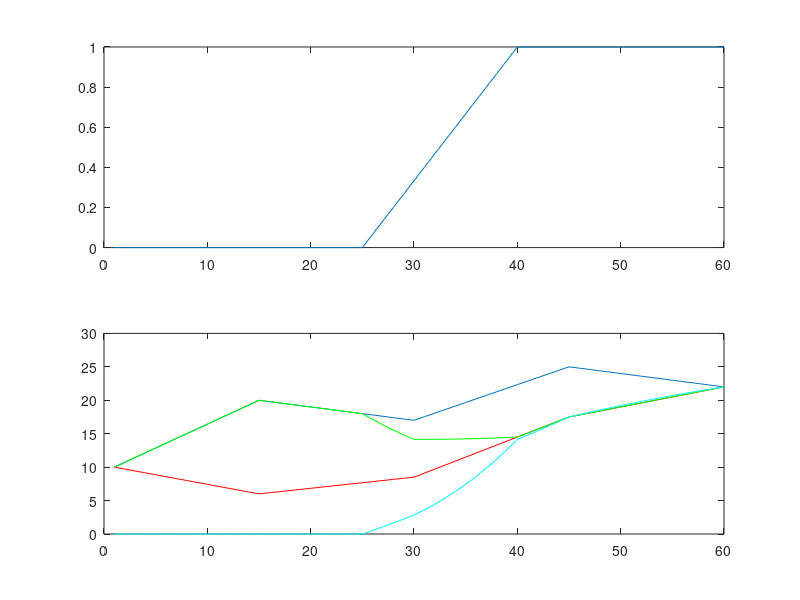

MATLAB code for this plot: (Note: this script raises an error after producing the figure.)
%% N Base
N = linspace(10,20,15);
tmp = linspace(20,17,16);
N = [N tmp(2:end)];
tmp = linspace(17,25,16);
N = [N tmp(2:end)];
tmp = linspace(25,22,16);
N = [N tmp(2:end)];

%% N reduced
Nred = linspace(10,0.3*20,15);
tmp = linspace(0.3*20,0.5*17,16);
Nred = [Nred tmp(2:end)];
tmp = linspace(0.5*17,25*0.7,16);
Nred = [Nred tmp(2:end)];
tmp = linspace(25*0.7,22,16);
Nred = [Nred tmp(2:end)];
%%
pp = linspace(1,0.3,15);
tmp = linspace(0.3,0.5,16);
pp = [pp tmp(2:end)];
tmp = linspace(0.5,0.7,16);
pp = [pp tmp(2:end)];
tmp = linspace(0.7,1,16);
pp = [pp tmp(2:end)];
%%
clf
a = zeros(1,length(N));
a(25:40) = linspace(0,1,16);
a(41:end) = 1;
subplot(2,1,1);plot(a)
subplot(2,1,2);plot(N)
subplot(2,1,2);hold on
ylim([0 30])
subplot(2,1,2);plot(Nred,'r')
subplot(2,1,2);plot(N.*(1-a)+ Nred.*a,'g')
subplot(2,1,2);plot(N.*a.*pp,'c')
%%
color_order = colororder;
start_date = datetime(1945,1,1);
tm = start_date + calyears(0:254);
%% Read test client results
fid = fopen('f:\UCDAVIS\Mantis\CPP\TestClient\testClientResults.dat','r');
CC = textscan(fid,'%f');
fclose(fid);
nTimes = 255;
Nbtc = 1258;
SWAT1_Conc_Farm2_BUD1 = reshape(CC{1,1},nTimes,Nbtc)';
Conc = reshape(CC{1,1},nTimes,Nbtc)';
pp = prctile(Conc,[5 10:10:90 95],1);
%plot(Conc','color',[0.5 0.5 0.5])
%%
figure(2)
clf
prcnts = [50 75 90 95];
pp0 = prctile(SWAT1_Conc_Farm2_BUD0,prcnts,1);
plot(tm(1:156), pp0(:,1:156)','color',color_order(1,:), 'linewidth', 2)
hold on
pp1 = prctile(SWAT1_Conc_Farm2_BUD1,prcnts,1);
plot(tm(1:156), pp1(:,1:156)','color',color_order(2,:), 'linewidth', 2)
%legend('location','northwest')
grid on
ylabel('Concentration [mg/l]')
xlabel('Time')

for ii = 1:length(prcnts)
    text(tm(156),pp1(ii,156),[' ' num2str(prcnts(ii)) '%'])
    text(tm(156),pp0(ii,156),[' ' num2str(prcnts(ii)) '%'])
end

%patch([1945:2199 fliplr(1945:2199)], [pp0(11,:) fliplr(pp1(11,:))], 'g')


